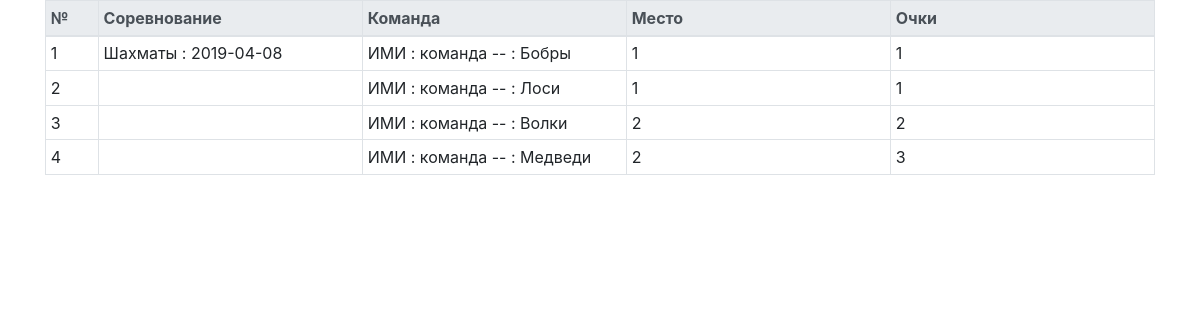
Screenshot of /sport/teamresult/3 with the database file from the repository.
### sport/models.py (models this page shows, shortened)
class TeamResult(models.Model):
    points = models.PositiveIntegerField(verbose_name = "Очки", null=True, blank=True)
    competition = models.ForeignKey(Competition, verbose_name = "Соревнование", db_index = True, on_delete=models.CASCADE)
    result = models.PositiveIntegerField(verbose_name= "Место", null=True, blank=True)
    team = models.ForeignKey(Team, verbose_name="Команда", db_index=True, on_delete=models.CASCADE)

class Competition(models.Model):
    date = models.DateField(verbose_name = "Дата соревнования", default=datetime.date.today())
    place = models.ForeignKey(Place, verbose_name = "Место проведения", null = True, blank = True, on_delete = models.CASCADE)
    sport = models.ForeignKey(Sport, verbose_name = "Вид Спорта", db_index = True, on_delete = models.CASCADE)
    result = models.BooleanField(verbose_name="Проведено", default = False)
    def __str__(self):
        return self.sport.name + ' : ' + str(self.date)

class Sport(models.Model):
    type = models.CharField(choices=SportType, verbose_name="Тип спорта", max_length=10)
    name = models.CharField(verbose_name="Вид спорта", max_length=200, db_index=True)
    class Meta:
        ordering = ['name']
        verbose_name = "вид спорта"
        verbose_name_plural = "виды спорта"

class Team(models.Model):
    competition = models.ForeignKey(Sport, verbose_name="Вид Спорта", db_index=True, on_delete=models.CASCADE)
    organization = models.ForeignKey(Department, verbose_name="Организация", db_index=True, on_delete=models.CASCADE)
    name = models.CharField(max_length=100, verbose_name= "Название команды", unique=True)
    not_resultable = models.BooleanField(verbose_name='Вне зачета', default=False)

class Department(models.Model):
    name = models.CharField(max_length=100, verbose_name="Организация", db_index=True)

### sport/views.py (the view)
# urls.py: path('teamresult/<int:competition_id>', views.result_team, name="teamresult"), # Результаты соревнования
def result_team(request, competition_id):
    teamRes = TeamResult.objects.filter(competition__id = competition_id).order_by('result')
    context = {
        'teamRes': teamRes,
    }
    return render(request, 'sport/ResultTeam.html', context)

### sport/models.py (called while the page is built)
    def __str__(self):
        return self.organization.name + ' : команда -- : ' + self.name

### sport/template/sport/ResultTeam.html (shortened to what this page needs)
<!DOCTYPE html>
<html lang="en">
<head>
    <link rel="stylesheet" href="https://stackpath.bootstrapcdn.com/bootstrap/4.3.1/css/bootstrap.min.css">
</head>
<body class="container">
        <div>
            <table class="table table-hover table-bordered table-sm table-justified">
                <thead class="active thead-light">
                        <th class="table-warning" style="width: 4%">№</th>
                        <th style="width: 20%">Соревнование</th>
                        <th style="width: 20%">Команда</th>
                        <th style="width: 20%">Место</th>
                        <th style="width: 20%">Очки</th>
                </thead>
                <tbody>
                    {% for t in teamRes %}
                    <tr>
                            <td>{{ forloop.counter }}</td>
                            {% ifchanged %}<td>{{t.competition}}</td>{% else %}<td></td>{% endifchanged %}
                                <td>{{t.team}}</td>
                                <td>{{t.result}} </td>
                                <td>{{t.points}}</td>
                    </tr>
                    {% endfor %}
                </tbody>
            </table>
        </div>
</body>
</html>

### rows the page displays
TeamResult: competition "Шахматы : 2019-04-08", team "ИМИ : команда -- : Бобры", result "1", points "1"
TeamResult: team "ИМИ : команда -- : Лоси", result "1", points "1"
TeamResult: team "ИМИ : команда -- : Волки", result "2", points "2"
TeamResult: team "ИМИ : команда -- : Медведи", result "2", points "3"
